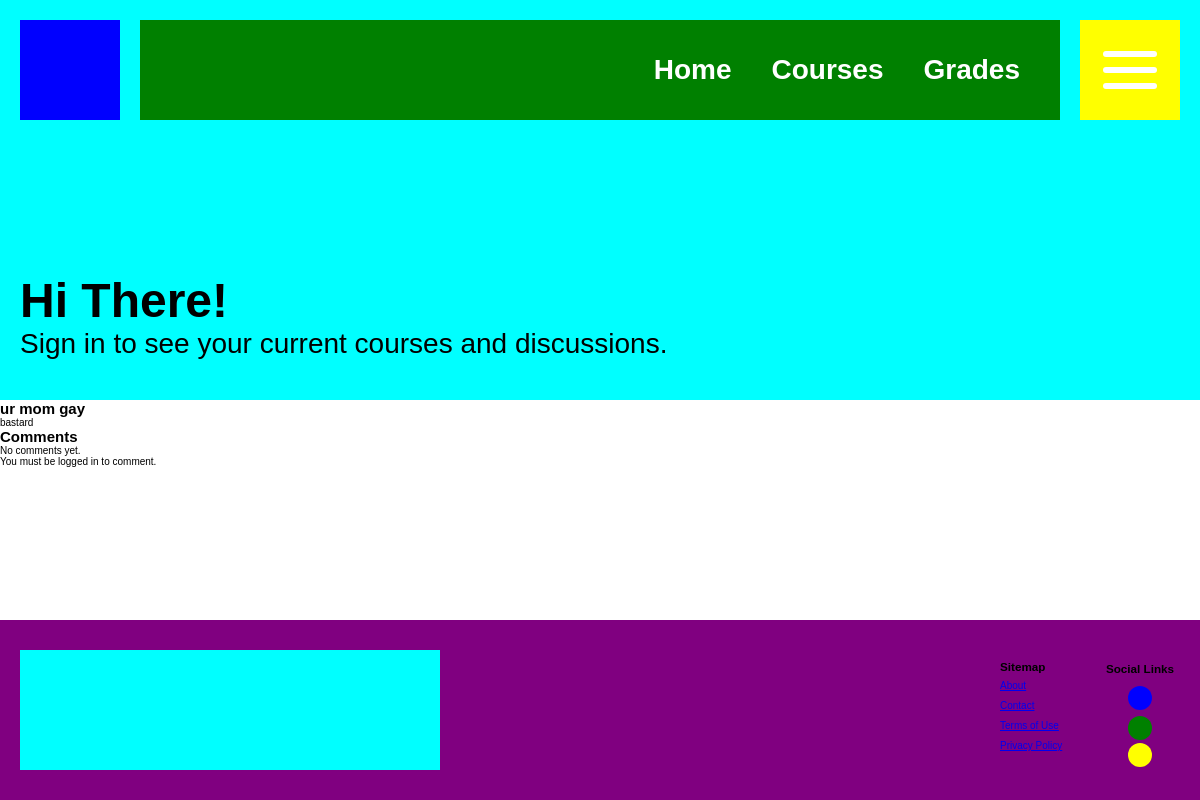
The app's page /discussions/4, older data.
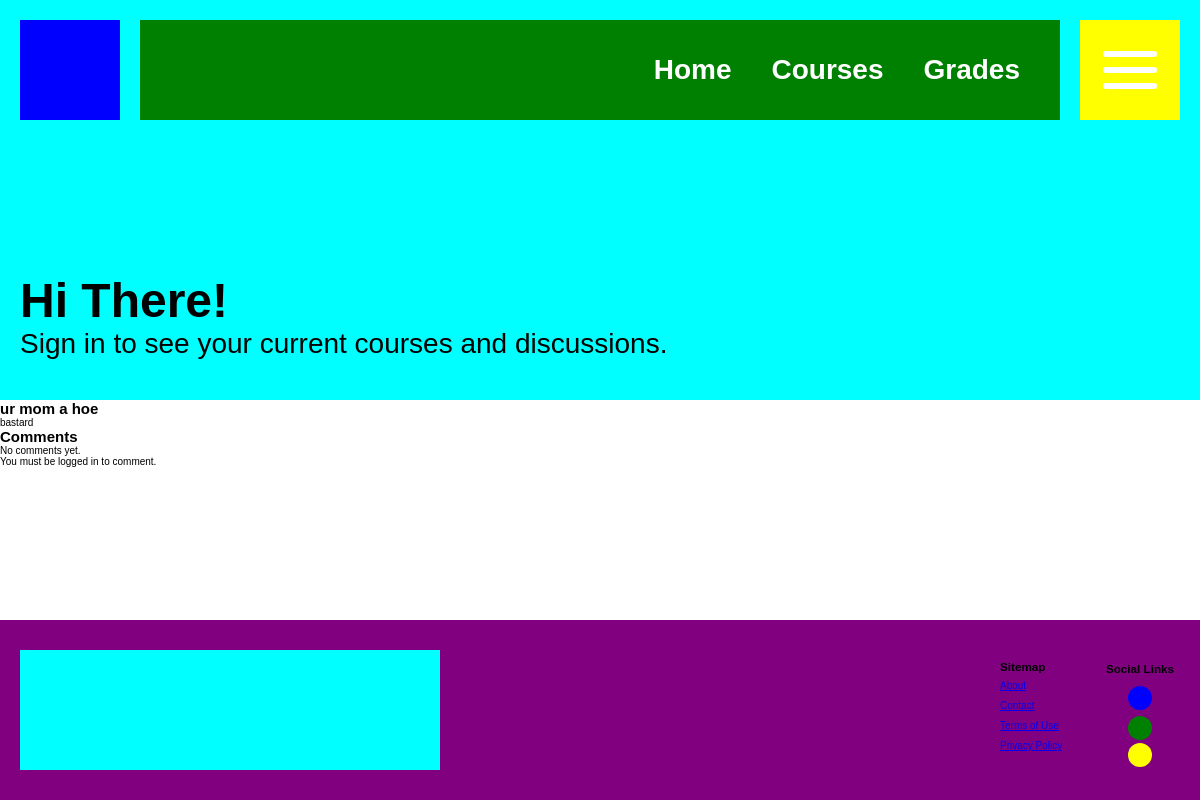
The same page, newer data.
### dashboard/models.py (models this page shows)
class DiscussionPost(models.Model):
    title = models.CharField(max_length=100)
    description = models.TextField()
    created_date = models.DateTimeField(auto_now_add=True)
    updated_date = models.DateTimeField(auto_now=True)
    user = models.ForeignKey(Profile, on_delete=models.CASCADE)
    comments = models.ManyToManyField('DiscussionComment', related_name='posts', blank=True)

### dashboard/views.py (the view, shortened to what this page needs)
# urls.py: path("discussions/<int:discussion_id>", views.view_discussion, name="view_discussion"),
def view_discussion(request, discussion_id):
    discussion = DiscussionPost.objects.get(id=discussion_id)
    form = CreateDiscussionPostForm()
    context = {
        "discussion": discussion,
        "form": form
    }
    return render(request, "discussion.html", context)

### templates/discussion.html
{% extends 'base.html' %}
{% block content %}
<h1>{{discussion.title}}</h1>
<p>{{discussion.description}}</p>
<h2>Comments</h2>
{% if comments %}
{% for comment in comments %}
<section class="comment">
    <section class="author-details">
        <section class="author-image"></section>
        <h4>{{comment.user}}</h4>
    </section>
    <section class="comment-body">
        <p>{{comment.body}}</p>
    </section>
</section>
<section class="replies">
    {% for reply in comment.replies.all %}
    <section class="reply">
        <section class="author-details">
            <section class="author-image"></section>
            <h4>{{reply.user}}</h4>
        </section>
        <section class="reply-body">
            <p>{{reply.body}}</p>
        </section>
    </section>
    {% endfor %}
    {% if user.is_authenticated %}
    <form class="create-reply-form" action="." method="post">
        {% csrf_token %}
        {{ form.as_p }}
        <button type="submit">Create Reply</button>
    </form>
    {% else %}
    <p>You must be logged in to reply.</p>
    {% endif %}
</section>
{% endfor %}
{% else %}
<p>No comments yet.</p>
{% endif %}
{% if user.is_authenticated %}
<form class="create-discussion-comment-form" action="." method="post">
    {% csrf_token %}
    {{ form.as_p }}
    <button type="submit">Create Comment</button>
</form>
{% else %}
<p>You must be logged in to comment.</p>
{% endif %}
{% endblock content %}

Row changes from the older to the newer data that the page shows:
changed DiscussionPost "bastard": title "ur mom gay" → "ur mom a hoe"
